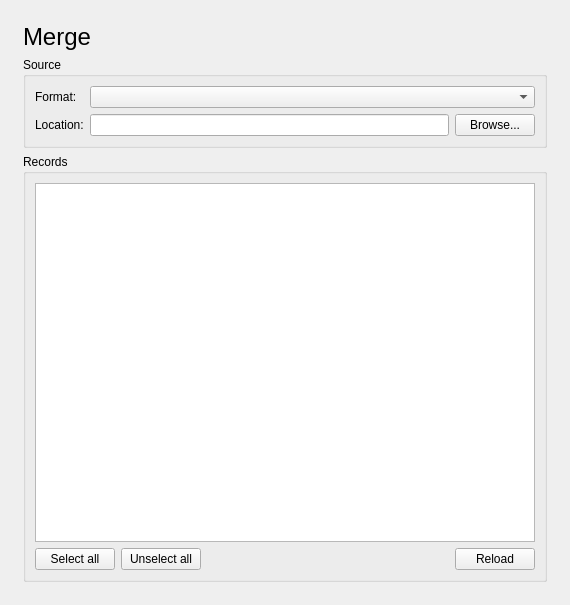
<?xml version="1.0" encoding="UTF-8"?>
<ui version="4.0">
 <class>MergeView</class>
 <widget class="QWidget" name="MergeView">
  <property name="geometry">
   <rect>
    <x>0</x>
    <y>0</y>
    <width>570</width>
    <height>605</height>
   </rect>
  </property>
  <property name="windowTitle">
   <string notr="true">Form</string>
  </property>
  <layout class="QGridLayout" name="gridLayout_2">
   <item row="0" column="0">
    <layout class="QVBoxLayout" name="verticalLayout">
     <property name="leftMargin">
      <number>12</number>
     </property>
     <property name="topMargin">
      <number>12</number>
     </property>
     <property name="rightMargin">
      <number>12</number>
     </property>
     <property name="bottomMargin">
      <number>12</number>
     </property>
     <item>
      <widget class="QLabel" name="titleLabel">
       <property name="sizePolicy">
        <sizepolicy hsizetype="Preferred" vsizetype="Fixed">
         <horstretch>0</horstretch>
         <verstretch>0</verstretch>
        </sizepolicy>
       </property>
       <property name="text">
        <string notr="true">&lt;span style=&quot; font-size:18pt;&quot;&gt;Merge&lt;/span&gt;</string>
       </property>
      </widget>
     </item>
     <item>
      <widget class="QGroupBox" name="groupBox">
       <property name="title">
        <string>Source</string>
       </property>
       <layout class="QHBoxLayout" name="horizontalLayout_3" stretch="1">
        <item>
         <layout class="QGridLayout" name="gridLayout">
          <item row="0" column="0">
           <widget class="QLabel" name="label">
            <property name="text">
             <string>Format:</string>
            </property>
           </widget>
          </item>
          <item row="0" column="1">
           <widget class="QComboBox" name="formatCombo"/>
          </item>
          <item row="1" column="1">
           <layout class="QHBoxLayout" name="horizontalLayout_2">
            <item>
             <widget class="QLineEdit" name="locationLineEdit">
              <property name="readOnly">
               <bool>true</bool>
              </property>
             </widget>
            </item>
            <item>
             <widget class="QPushButton" name="locationBrowseButton">
              <property name="text">
               <string>Browse...</string>
              </property>
             </widget>
            </item>
           </layout>
          </item>
          <item row="1" column="0">
           <widget class="QLabel" name="locationLabel">
            <property name="text">
             <string>Location:</string>
            </property>
           </widget>
          </item>
         </layout>
        </item>
       </layout>
      </widget>
     </item>
     <item>
      <widget class="QGroupBox" name="groupBox_2">
       <property name="title">
        <string>Records</string>
       </property>
       <layout class="QGridLayout" name="gridLayout_4">
        <item row="0" column="0">
         <widget class="QTableWidget" name="recordsTable">
          <property name="focusPolicy">
           <enum>Qt::NoFocus</enum>
          </property>
         </widget>
        </item>
        <item row="1" column="0">
         <layout class="QHBoxLayout" name="horizontalLayout">
          <item>
           <widget class="QPushButton" name="selectAllButton">
            <property name="text">
             <string>Select all</string>
            </property>
           </widget>
          </item>
          <item>
           <widget class="QPushButton" name="unselectAllButton">
            <property name="text">
             <string>Unselect all</string>
            </property>
           </widget>
          </item>
          <item>
           <spacer name="horizontalSpacer_2">
            <property name="orientation">
             <enum>Qt::Horizontal</enum>
            </property>
            <property name="sizeHint" stdset="0">
             <size>
              <width>40</width>
              <height>20</height>
             </size>
            </property>
           </spacer>
          </item>
          <item>
           <widget class="QPushButton" name="pushButton">
            <property name="text">
             <string>Reload</string>
            </property>
           </widget>
          </item>
         </layout>
        </item>
       </layout>
      </widget>
     </item>
    </layout>
   </item>
  </layout>
 </widget>
 <resources/>
 <connections>
  <connection>
   <sender>selectAllButton</sender>
   <signal>clicked()</signal>
   <receiver>MergeView</receiver>
   <slot>onSelectAllButtonClicked()</slot>
   <hints>
    <hint type="sourcelabel">
     <x>97</x>
     <y>570</y>
    </hint>
    <hint type="destinationlabel">
     <x>69</x>
     <y>601</y>
    </hint>
   </hints>
  </connection>
  <connection>
   <sender>unselectAllButton</sender>
   <signal>clicked()</signal>
   <receiver>MergeView</receiver>
   <slot>onUnselectAllButtonClicked()</slot>
   <hints>
    <hint type="sourcelabel">
     <x>178</x>
     <y>567</y>
    </hint>
    <hint type="destinationlabel">
     <x>263</x>
     <y>600</y>
    </hint>
   </hints>
  </connection>
  <connection>
   <sender>formatCombo</sender>
   <signal>activated(int)</signal>
   <receiver>MergeView</receiver>
   <slot>onFormatComboActivated()</slot>
   <hints>
    <hint type="sourcelabel">
     <x>257</x>
     <y>109</y>
    </hint>
    <hint type="destinationlabel">
     <x>563</x>
     <y>50</y>
    </hint>
   </hints>
  </connection>
  <connection>
   <sender>locationBrowseButton</sender>
   <signal>clicked()</signal>
   <receiver>MergeView</receiver>
   <slot>onLocationBrowseButtonClicked()</slot>
   <hints>
    <hint type="sourcelabel">
     <x>534</x>
     <y>165</y>
    </hint>
    <hint type="destinationlabel">
     <x>565</x>
     <y>149</y>
    </hint>
   </hints>
  </connection>
  <connection>
   <sender>pushButton</sender>
   <signal>clicked()</signal>
   <receiver>MergeView</receiver>
   <slot>onReloadButtonClicked()</slot>
   <hints>
    <hint type="sourcelabel">
     <x>510</x>
     <y>552</y>
    </hint>
    <hint type="destinationlabel">
     <x>539</x>
     <y>602</y>
    </hint>
   </hints>
  </connection>
 </connections>
 <slots>
  <slot>onSelectAllButtonClicked()</slot>
  <slot>onUnselectAllButtonClicked()</slot>
  <slot>onFormatComboActivated()</slot>
  <slot>onLocationBrowseButtonClicked()</slot>
  <slot>onReloadButtonClicked()</slot>
 </slots>
</ui>
